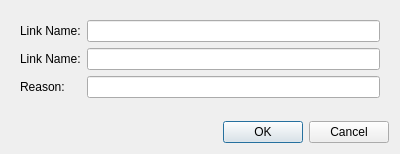
<?xml version="1.0" encoding="UTF-8"?>
<ui version="4.0">
 <class>AddAllowedCollisionEntryDialog</class>
 <widget class="QDialog" name="AddAllowedCollisionEntryDialog">
  <property name="geometry">
   <rect>
    <x>0</x>
    <y>0</y>
    <width>400</width>
    <height>154</height>
   </rect>
  </property>
  <property name="windowTitle">
   <string>Dialog</string>
  </property>
  <layout class="QVBoxLayout" name="verticalLayout">
   <item>
    <widget class="QFrame" name="frame">
     <property name="sizePolicy">
      <sizepolicy hsizetype="Preferred" vsizetype="Expanding">
       <horstretch>0</horstretch>
       <verstretch>0</verstretch>
      </sizepolicy>
     </property>
     <property name="frameShape">
      <enum>QFrame::NoFrame</enum>
     </property>
     <property name="frameShadow">
      <enum>QFrame::Raised</enum>
     </property>
     <layout class="QFormLayout" name="formLayout">
      <item row="0" column="0">
       <widget class="QLabel" name="label1">
        <property name="text">
         <string>Link Name:</string>
        </property>
       </widget>
      </item>
      <item row="1" column="0">
       <widget class="QLabel" name="label2">
        <property name="text">
         <string>Link Name:</string>
        </property>
       </widget>
      </item>
      <item row="2" column="0">
       <widget class="QLabel" name="label3">
        <property name="text">
         <string>Reason:</string>
        </property>
       </widget>
      </item>
      <item row="0" column="1">
       <widget class="QLineEdit" name="linkName1LineEdit"/>
      </item>
      <item row="1" column="1">
       <widget class="QLineEdit" name="linkName2LineEdit"/>
      </item>
      <item row="2" column="1">
       <widget class="QLineEdit" name="reasonLineEdit"/>
      </item>
     </layout>
    </widget>
   </item>
   <item>
    <widget class="QDialogButtonBox" name="buttonBox">
     <property name="standardButtons">
      <set>QDialogButtonBox::Cancel|QDialogButtonBox::Ok</set>
     </property>
    </widget>
   </item>
  </layout>
 </widget>
 <resources/>
 <connections/>
</ui>
